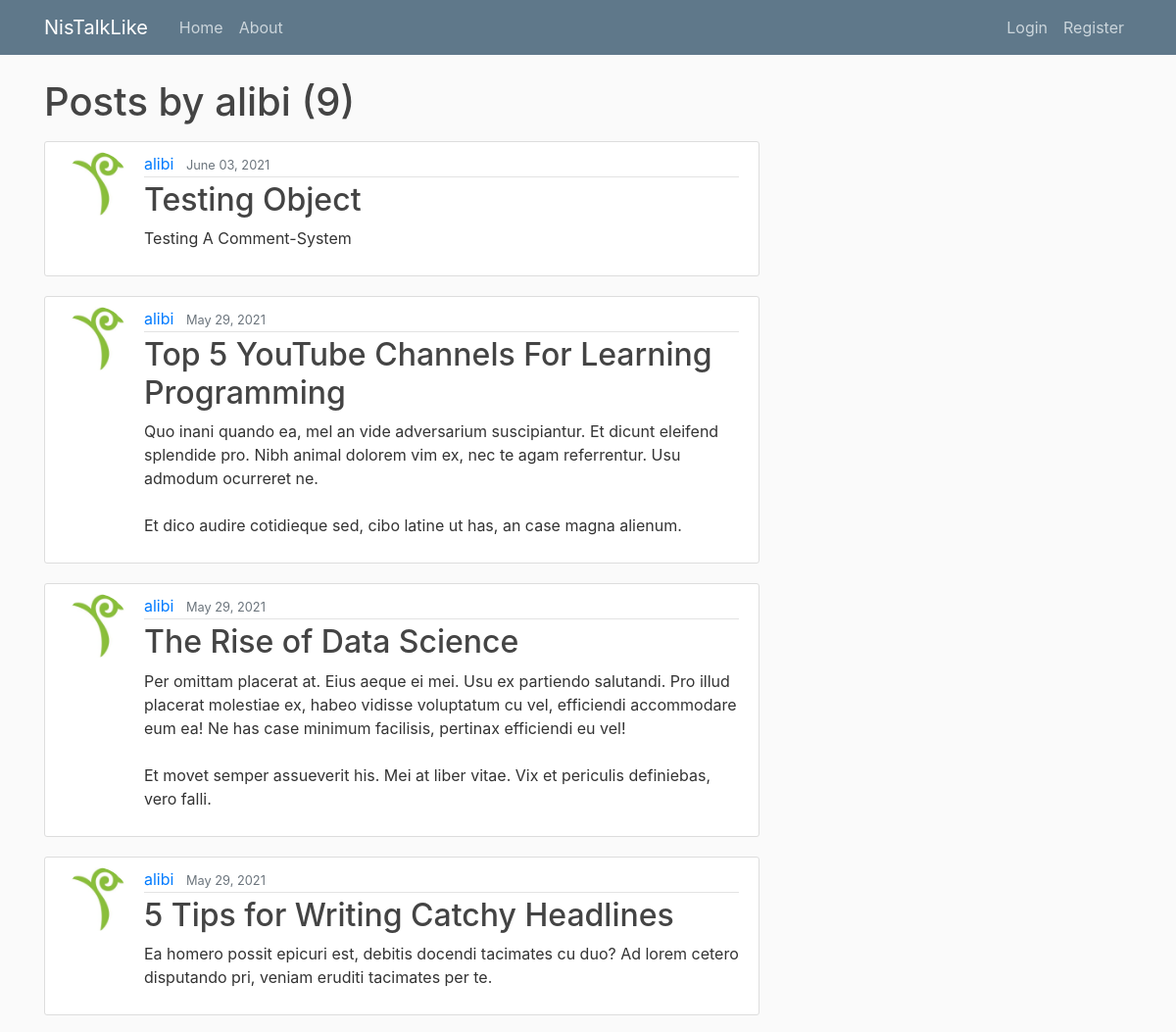
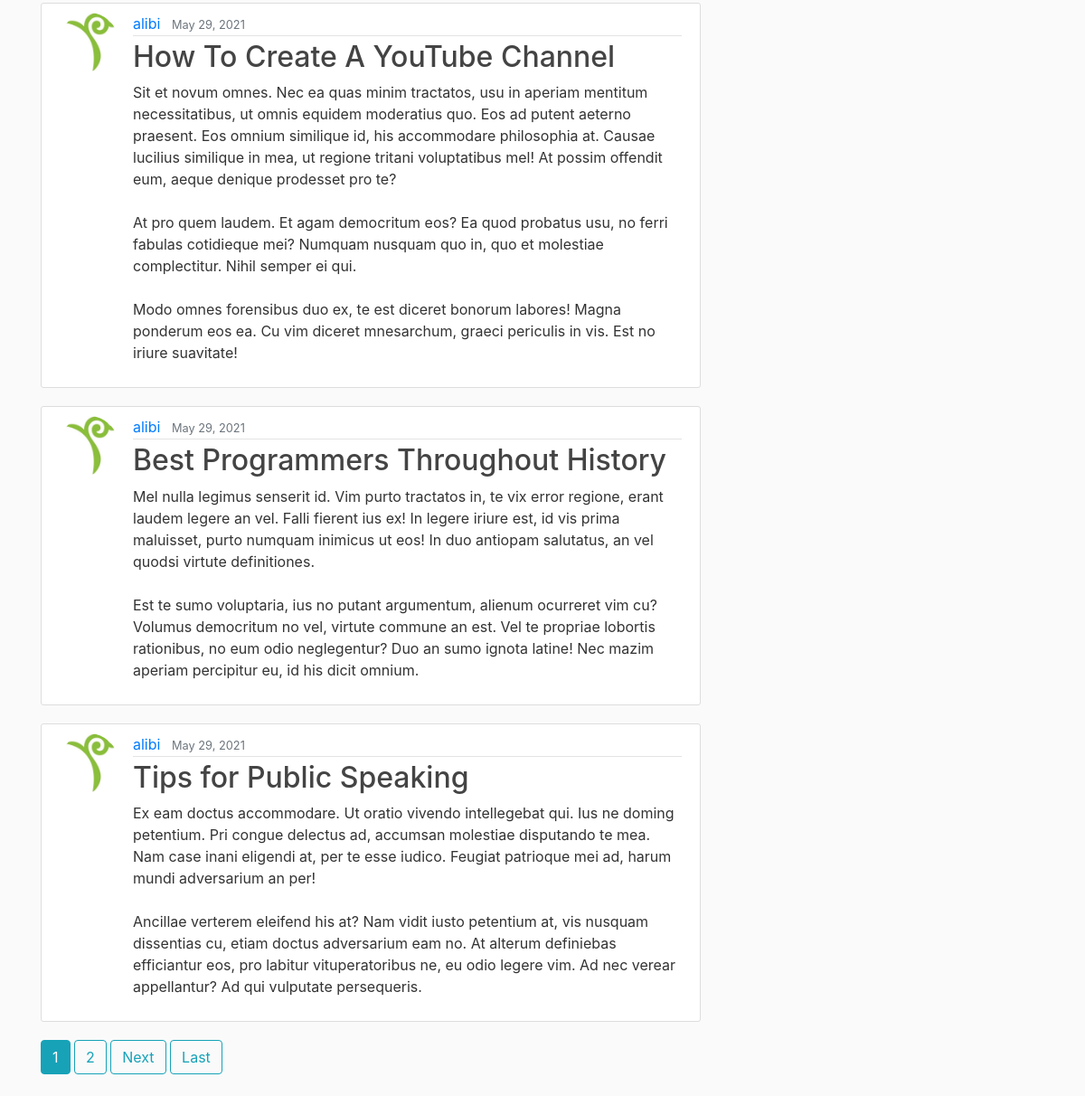
The page /user/alibi on the database its author committed (2 pictures, top to bottom).
### blog/models.py (models this page shows, shortened)
class Post(models.Model):
    title = models.CharField(max_length=100)
    content = models.TextField()
    date_posted = models.DateTimeField(default=timezone.now)
    author = models.ForeignKey(User, on_delete=models.CASCADE)

### users/models.py (models this page shows, shortened)
class Profile(models.Model):
    user = models.OneToOneField(User, on_delete=models.CASCADE)
    image = models.ImageField(default='default.jpg', upload_to='profile_pics')

### blog/views.py (the view)
# urls.py: path('user/<str:username>', UserPostListView.as_view(), name='user-posts'),
class UserPostListView(ListView):
    model = Post
    template_name = 'blog/user_posts.html'
    context_object_name='posts'
    paginate_by = 7
    def get_queryset(self):
        user = get_object_or_404(User, username=self.kwargs.get('username'))
        return Post.objects.filter(author=user).order_by('-date_posted')

### blog/templates/blog/user_posts.html (shortened to what this page needs)
{% extends 'blog/base.html' %}
{% block content %}
    <h1 class="mb-3">Posts by {{ view.kwargs.username }} ({{ page_obj.paginator.count }})</h1>
    {% for post in posts %}
        <article class="media content-section">
            <img class="rounded-circle article-img" src="{{ post.author.profile.image.url }}">
            <div class="media-body">
                <div class="article-metadata">
                    <a class="mr-2" href="{% url 'user-posts' post.author.username %}">
                        {{ post.author }}
                    </a>
                    <small class="text-muted">{{ post.date_posted  | date:"F d, Y" }}</small>
                </div>
                <h2>
                    <a class="article-title" href="{% url 'post-detail' post.id %}">
                        {{ post.title }}
                    </a>
                </h2>
                <p class="article-content">{{ post.content }}</p>
            </div>
        </article>
    {% endfor %}
    {% if is_paginated %}
        {% for num in page_obj.paginator.page_range %}
            {% if page_obj.number == num %}
                <a class="btn btn-info mb-4" href="?page={{ num }}">{{ num }}</a>
            {% elif num > page_obj.number|add:'-3' and num < page_obj.number|add:'3' %}
                <a class="btn btn-outline-info mb-4" href="?page={{ num }}">{{ num }}</a>
            {% endif %}
        {% endfor %}
        {% if page_obj.has_next %}
            <a class="btn btn-outline-info mb-4" href="?page=?page={{ page_obj.next_page_number }}">Next</a>
            <a class="btn btn-outline-info mb-4" href="?page={{ page_obj.paginator.num_pages }}">Last</a>
        {% endif %}
    {% endif %}
{% endblock content %}

### blog/static/blog/main.css (style rules this page uses)
body { background: #fafafa; color: #333333; margin-top: 5rem; }
h1, h2, h3, h4, h5, h6 { color: #444444; }
.content-section { background: #ffffff; padding: 10px 20px; border: 1px solid #dddddd; border-radius: 3px; margin-bottom: 20px; }
.article-title { color: #444444; }
.article-content { white-space: pre-line; }
.article-img { height: 65px; width: 65px; margin-right: 16px; }
.article-metadata { padding-bottom: 1px; margin-bottom: 4px; border-bottom: 1px solid #e3e3e3 }

### rows shown on the page
Post: author.profile.image (picture), author "alibi", date_posted "June 03, 2021", title "Testing Object", content "Testing A Comment-System"
Post: author.profile.image (picture), author "alibi", date_posted "May 29, 2021", title "Top 5 YouTube Channels For Learning Programming", content "Quo inani quando ea, mel an vide adversarium suscipiantur. Et dicunt eleifend splendide pro. Nibh animal dolorem vim ex, nec te agam referrentur. Usu admodum ocurreret ne. Et dico audire cotidieque sed, cibo latine ut has, an case magna alienum."
Post: author.profile.image (picture), author "alibi", date_posted "May 29, 2021", title "The Rise of Data Science", content "Per omittam placerat at. Eius aeque ei mei. Usu ex partiendo salutandi. Pro illud placerat molestiae ex, habeo vidisse voluptatum cu vel, efficiendi accommodare eum ea! Ne has case minimum facilisis, pertinax efficiendi eu vel! Et movet semper assueverit his. Mei at liber vitae. Vix et periculis definiebas, vero falli."
Post: author.profile.image (picture), author "alibi", date_posted "May 29, 2021", title "5 Tips for Writing Catchy Headlines", content "Ea homero possit epicuri est, debitis docendi tacimates cu duo? Ad lorem cetero disputando pri, veniam eruditi tacimates per te."
Post: author.profile.image (picture), author "alibi", date_posted "May 29, 2021", title "How To Create A YouTube Channel", content "Sit et novum omnes. Nec ea quas minim tractatos, usu in aperiam mentitum necessitatibus, ut omnis equidem moderatius quo. Eos ad putent aeterno praesent. Eos omnium similique id, his accommodare philosophia at. Causae lucilius similique in mea, ut regione tritani voluptatibus mel! At possim offendit eum, aeque denique prodesset pro te? At pro quem laudem. Et agam democritum eos? Ea quod probatus usu, no ferri fabulas cotidieque mei? Numquam nusquam quo in, quo et molestiae complectitur. Nihil semper ei qui. Modo omnes forensibus duo ex, te est diceret bonorum labores! Magna ponderum eos ea. Cu vim diceret mnesarchum, graeci periculis in vis. Est no iriure suavitate!"
Post: author.profile.image (picture), author "alibi", date_posted "May 29, 2021", title "Best Programmers Throughout History", content "Mel nulla legimus senserit id. Vim purto tractatos in, te vix error regione, erant laudem legere an vel. Falli fierent ius ex! In legere iriure est, id vis prima maluisset, purto numquam inimicus ut eos! In duo antiopam salutatus, an vel quodsi virtute definitiones. Est te sumo voluptaria, ius no putant argumentum, alienum ocurreret vim cu? Volumus democritum no vel, virtute commune an est. Vel te propriae lobortis rationibus, no eum odio neglegentur? Duo an sumo ignota latine! Nec mazim aperiam percipitur eu, id his dicit omnium."
Post: author.profile.image (picture), author "alibi", date_posted "May 29, 2021", title "Tips for Public Speaking", content "Ex eam doctus accommodare. Ut oratio vivendo intellegebat qui. Ius ne doming petentium. Pri congue delectus ad, accumsan molestiae disputando te mea. Nam case inani eligendi at, per te esse iudico. Feugiat patrioque mei ad, harum mundi adversarium an per! Ancillae verterem eleifend his at? Nam vidit iusto petentium at, vis nusquam dissentias cu, etiam doctus adversarium eam no. At alterum definiebas efficiantur eos, pro labitur vituperatoribus ne, eu odio legere vim. Ad nec verear appellantur? Ad qui vulputate persequeris."

### other values the page prints
{{ view.kwargs.username }} "alibi"
{{ page_obj.paginator.count }} "9"
{{ num }} "1"
{{ num }} "2"
